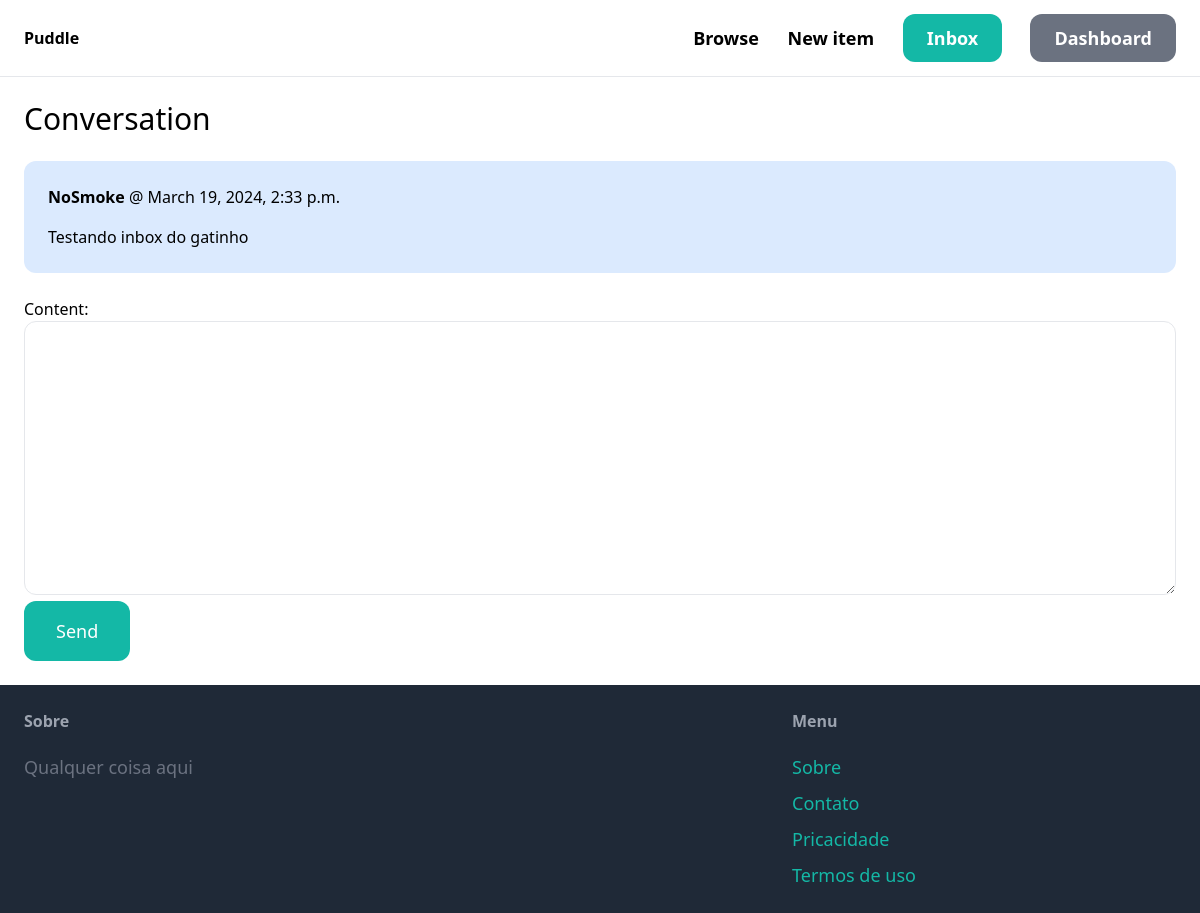
Before: /inbox/1/ (signed in) with the older database file.
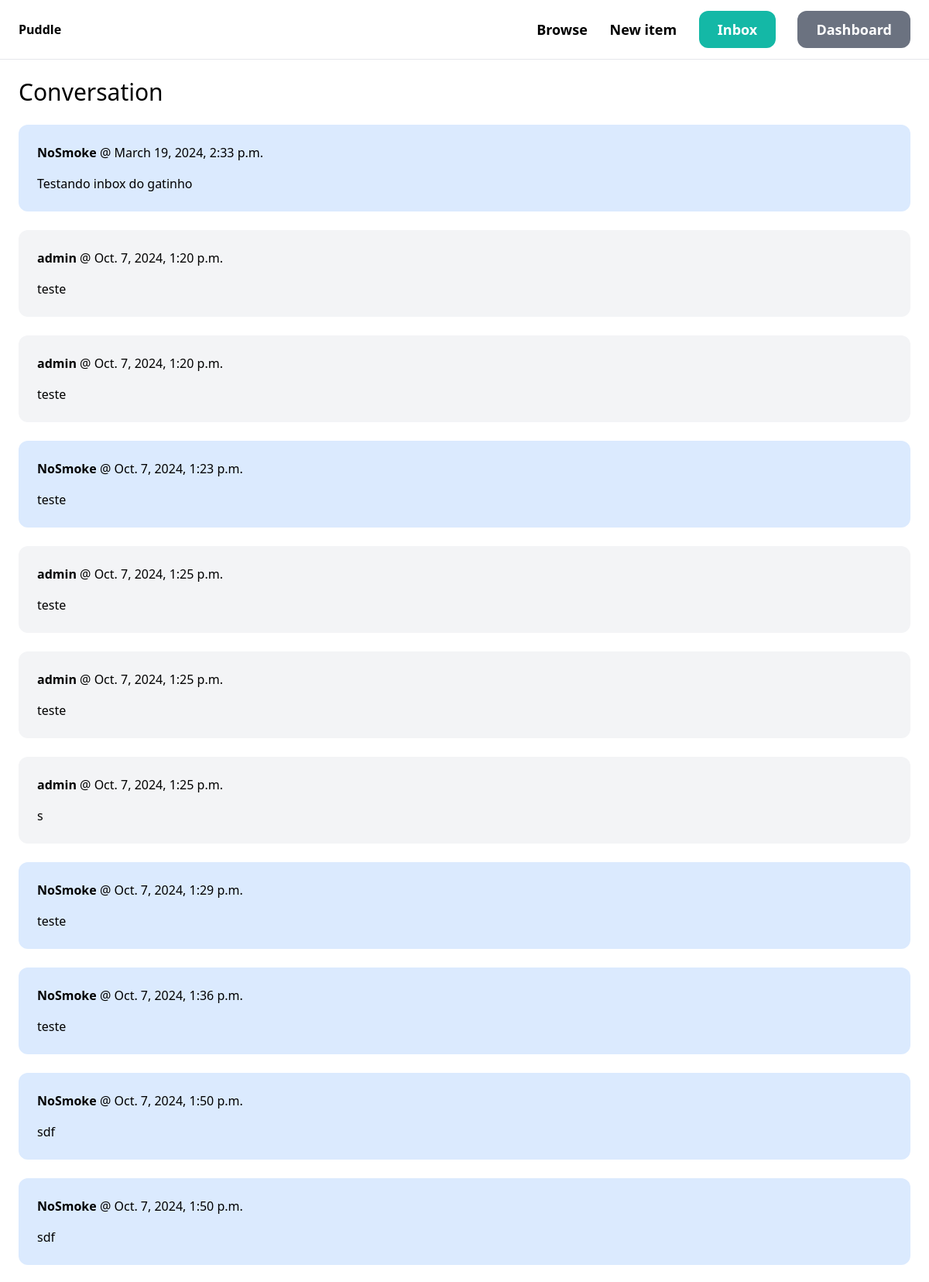
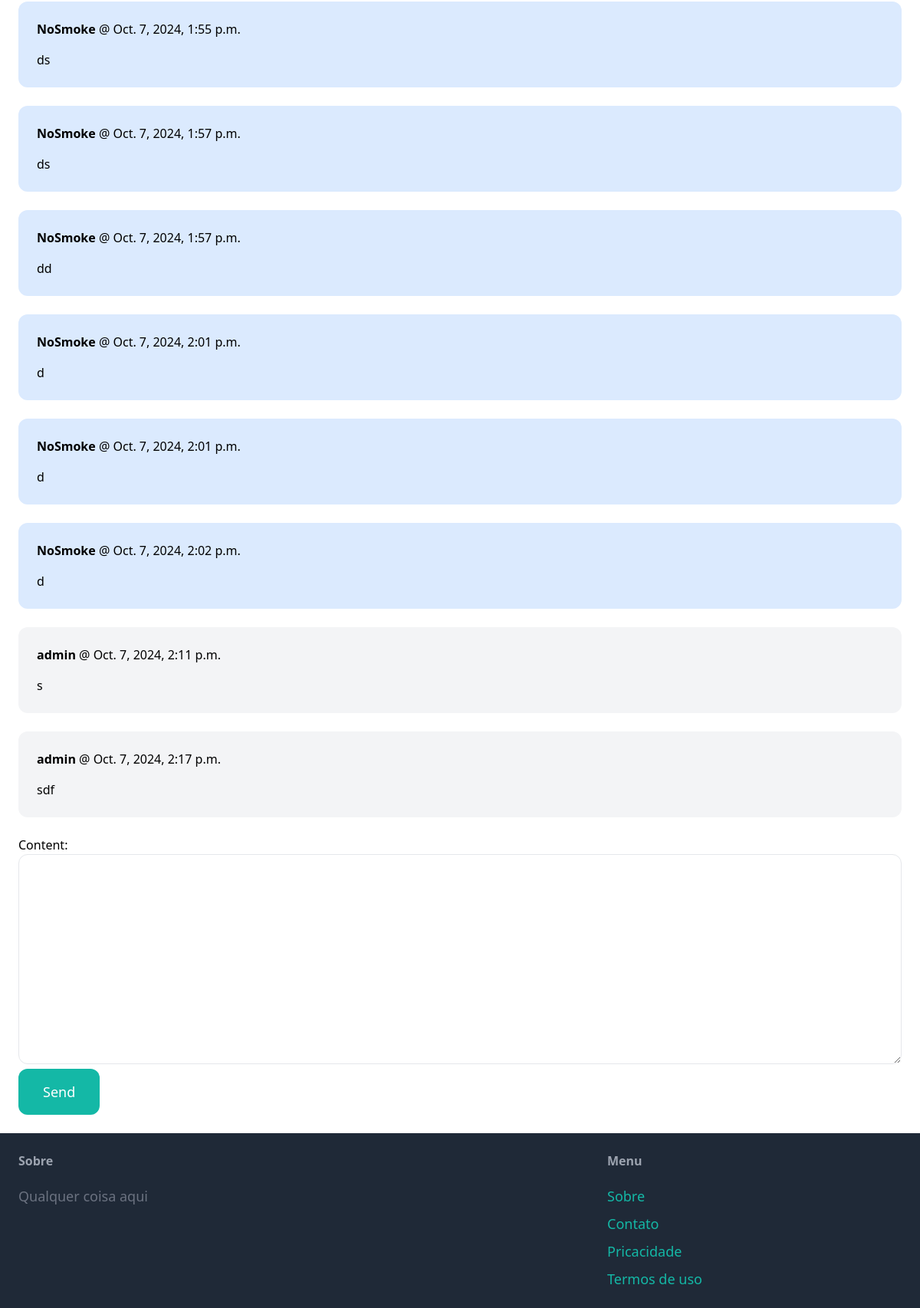
After: the same page with the newer database file (2 pictures, top to bottom).
### conversation/models.py (models this page shows)
class ConversationMessage(models.Model):
    conversation = models.ForeignKey(Conversation, related_name='messages', on_delete=models.CASCADE)
    content = models.TextField()
    created_at=models.DateTimeField(auto_now_add=True)
    created_by = models.ForeignKey(User,related_name="created_messages",on_delete=models.CASCADE)

### conversation/views.py (the view)
# urls.py: path('<int:pk>/',views.detail, name='detail'),
@login_required
def detail(request,pk):
    conversation = Conversation.objects.filter(members__in=[request.user.id]).get(pk=pk)
    if request.method =='POST':
        form = ConversationMessageForm(request.POST)
        if form.is_valid():
            conversation_message = form.save(commit=False)
            conversation_message.conversation = conversation
            conversation_message.created_by = request.user
            conversation_message.save()
            conversation.save()
            return redirect('conversation:detail',pk=pk)
    else:
        form = ConversationMessageForm()
    return render(request, 'conversation/detail.html',{
        'conversation':conversation,
        'form': form
    })

### conversation/forms.py
class ConversationMessageForm(forms.ModelForm):
    class Meta:
        model = ConversationMessage
        fields = ('content',)
        widgets = {
            'content':forms.Textarea(attrs={
                'class': 'w-full py-4 px-6 rounded-xl border'
            })
        }

### conversation/templates/conversation/detail.html (shortened to what this page needs)
{% extends "core/base.html" %}
{% block content %}
<h1 class="mb-6 text-3xl">Conversation</h1>
<div class="space-y-6">
    {% for message in conversation.messages.all %}
        <div class="p-6 flex {% if message.created_by == request.user %}bg-blue-100 {% else %}bg-gray-100{% endif %}  rounded-xl">
            <div>
                <p class="mb-4"><strong>{{message.created_by.username}}</strong> @ {{message.created_at}}</p>
                <p>{{message.content}}</p>
            </div>
        </div>
    {% endfor %}
</div>
<form method='post' action='.' class="mt-6">
    {{form.as_p}}
    <button class="py-4 px-8 text-lg bg-teal-500 hover:bg-teal-700 rounded-xl text-white">Send</button>
</form>
{% endblock %}

Changed rows visible on the page:
added ConversationMessage: created_by.username "admin", created_at "Oct. 7, 2024, 1:20 p.m.", content "teste"
added ConversationMessage: created_by.username "admin", created_at "Oct. 7, 2024, 1:20 p.m.", content "teste"
added ConversationMessage: created_by.username "NoSmoke", created_at "Oct. 7, 2024, 1:23 p.m.", content "teste"
added ConversationMessage: created_by.username "admin", created_at "Oct. 7, 2024, 1:25 p.m.", content "teste"
added ConversationMessage: created_by.username "admin", created_at "Oct. 7, 2024, 1:25 p.m.", content "teste"
added ConversationMessage: created_by.username "admin", created_at "Oct. 7, 2024, 1:25 p.m.", content "s"
added ConversationMessage: created_by.username "NoSmoke", created_at "Oct. 7, 2024, 1:29 p.m.", content "teste"
added ConversationMessage: created_by.username "NoSmoke", created_at "Oct. 7, 2024, 1:36 p.m.", content "teste"
added ConversationMessage: created_by.username "NoSmoke", created_at "Oct. 7, 2024, 1:50 p.m.", content "sdf"
added ConversationMessage: created_by.username "NoSmoke", created_at "Oct. 7, 2024, 1:50 p.m.", content "sdf"
added ConversationMessage: created_by.username "NoSmoke", created_at "Oct. 7, 2024, 1:55 p.m.", content "ds"
added ConversationMessage: created_by.username "NoSmoke", created_at "Oct. 7, 2024, 1:57 p.m.", content "ds"
added ConversationMessage: created_by.username "NoSmoke", created_at "Oct. 7, 2024, 1:57 p.m.", content "dd"
added ConversationMessage: created_by.username "NoSmoke", created_at "Oct. 7, 2024, 2:01 p.m.", content "d"
added ConversationMessage: created_by.username "NoSmoke", created_at "Oct. 7, 2024, 2:01 p.m.", content "d"
added ConversationMessage: created_by.username "NoSmoke", created_at "Oct. 7, 2024, 2:02 p.m.", content "d"
added ConversationMessage: created_by.username "admin", created_at "Oct. 7, 2024, 2:11 p.m.", content "s"
added ConversationMessage: created_by.username "admin", created_at "Oct. 7, 2024, 2:17 p.m.", content "sdf"
